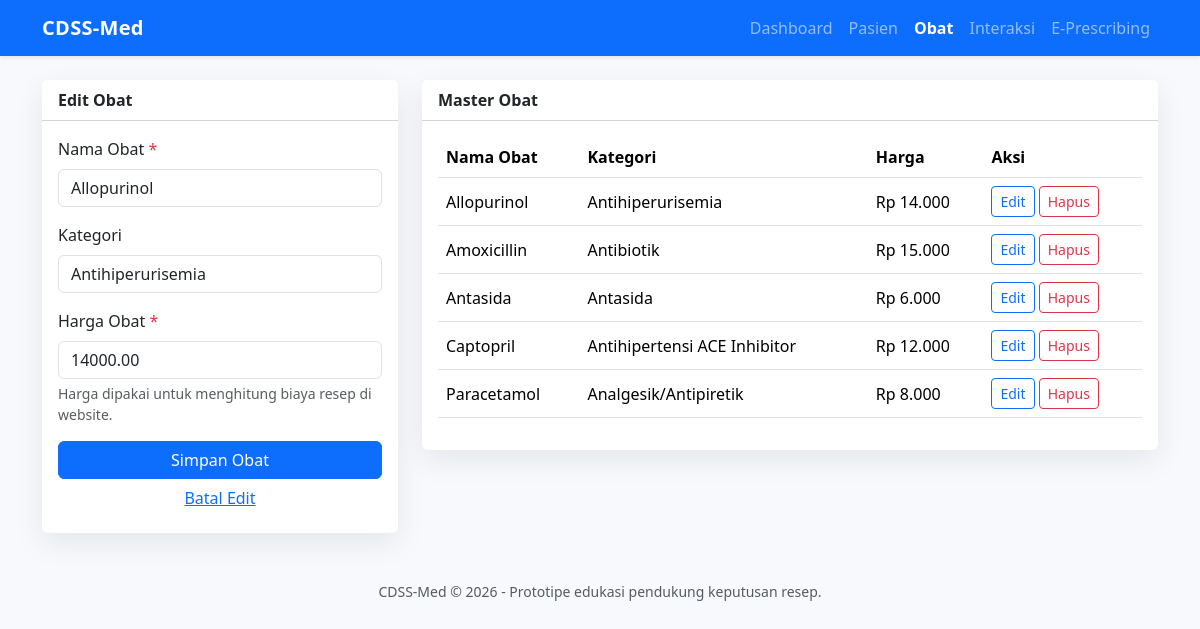
Screenshot of /obat.php?edit=5 with the database file from the repository.
### tables this page shows
CREATE TABLE obat (
    id INT AUTO_INCREMENT PRIMARY KEY,
    nama_obat VARCHAR(120) NOT NULL UNIQUE,
    kategori VARCHAR(80) NULL,
    harga DECIMAL(12,2) NOT NULL DEFAULT 0,
    created_at TIMESTAMP DEFAULT CURRENT_TIMESTAMP
);

### koneksi.php (called while the page is built, shortened)
<?php
function e(?string $value): string
{
    return htmlspecialchars((string) $value, ENT_QUOTES, 'UTF-8');
}
function formatRupiah(float $amount): string
{
    return 'Rp ' . number_format($amount, 0, ',', '.');
}

### obat.php (the view, shortened to what this page needs)
<?php
require_once 'koneksi.php';
$edit = null;
if (isset($_GET['edit'])) {
    $stmt = $pdo->prepare('SELECT * FROM obat WHERE id = ?');
    $stmt->execute([(int) $_GET['edit']]);
    $edit = $stmt->fetch();
}
$obatList = $pdo->query('SELECT * FROM obat ORDER BY nama_obat')->fetchAll();
require 'header.php';
?>
<div class="row g-4">
    <div class="col-lg-4">
        <div class="card">
            <div class="card-header bg-white fw-semibold"><?= $edit ? 'Edit Obat' : 'Tambah Obat'; ?></div>
            <div class="card-body">
                <form method="post">
                    <div class="mb-3">
                        <label class="form-label required">Nama Obat</label>
                        <input type="text" name="nama_obat" class="form-control" value="<?= e($edit['nama_obat'] ?? ''); ?>" required>
                    </div>
                    <div class="mb-3">
                        <label class="form-label">Kategori</label>
                        <input type="text" name="kategori" class="form-control" value="<?= e($edit['kategori'] ?? ''); ?>">
                    </div>
                    <div class="mb-3">
                        <label class="form-label required">Harga Obat</label>
                        <input type="number" name="harga" class="form-control" min="0" step="500" value="<?= e($edit['harga'] ?? '0'); ?>" required>
                        <div class="form-text">Harga dipakai untuk menghitung biaya resep di website.</div>
                    </div>
                    <button class="btn btn-primary w-100" type="submit">Simpan Obat</button>
                    <?php if ($edit): ?><a class="btn btn-link w-100" href="obat.php">Batal Edit</a><?php endif; ?>
                </form>
            </div>
        </div>
    </div>
    <div class="col-lg-8">
        <div class="card">
            <div class="card-header bg-white fw-semibold">Master Obat</div>
            <div class="card-body table-responsive">
                <table class="table table-hover align-middle">
                    <thead><tr><th>Nama Obat</th><th>Kategori</th><th>Harga</th><th>Aksi</th></tr></thead>
                    <tbody>
                    <?php foreach ($obatList as $obat): ?>
                        <tr>
                            <td><?= e($obat['nama_obat']); ?></td>
                            <td><?= e($obat['kategori']); ?></td>
                            <td><?= e(formatRupiah((float) $obat['harga'])); ?></td>
                            <td class="text-nowrap">
                                <a class="btn btn-sm btn-outline-primary" href="?edit=<?= e($obat['id']); ?>">Edit</a>
                                <a class="btn btn-sm btn-outline-danger" href="?hapus=<?= e($obat['id']); ?>" onclick="return confirm('Hapus obat ini? Data terkait juga dapat terdampak.')">Hapus</a>
                            </td>
                        </tr>
                    <?php endforeach; ?>
                    </tbody>
                </table>
            </div>
        </div>
    </div>
</div>
<?php require 'footer.php'; ?>

### header.php (style rules this page uses)
body { background: #f7f9fc; }
.card { border: 0; box-shadow: 0 10px 30px rgba(15, 23, 42, .08); }
.required::after { content: ' *'; color: #dc3545; }

### rows the page displays
obat: nama_obat "Allopurinol", kategori "Antihiperurisemia", harga "14000.00", harga "Rp 14.000"
obat: nama_obat "Amoxicillin", kategori "Antibiotik", harga "Rp 15.000"
obat: nama_obat "Antasida", kategori "Antasida", harga "Rp 6.000"
obat: nama_obat "Captopril", kategori "Antihipertensi ACE Inhibitor", harga "Rp 12.000"
obat: nama_obat "Paracetamol", kategori "Analgesik/Antipiretik", harga "Rp 8.000"

### other values shown
$label "Dashboard"
$label "Pasien"
$label "Obat"
$label "Interaksi"
$label "E-Prescribing"
